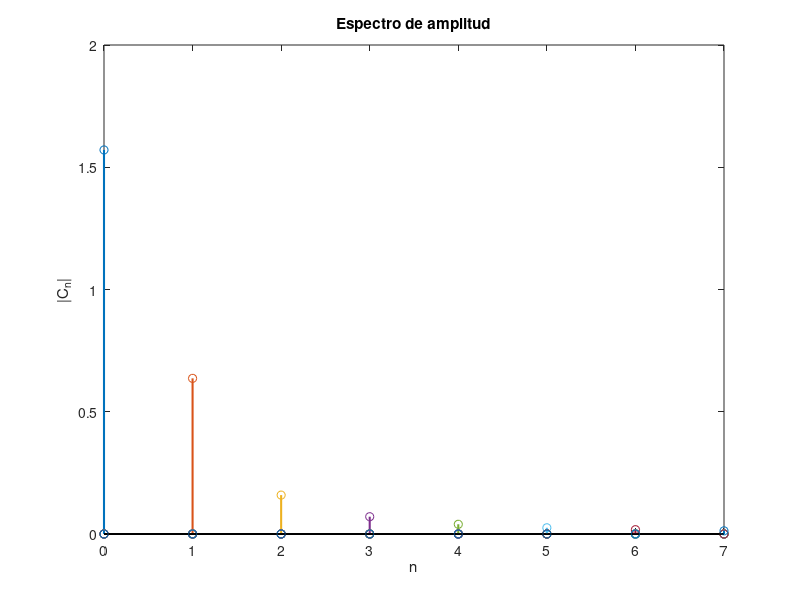

The MATLAB source for this figure:
%*************************************************************************%
%       DESCRIPCIÓN: EL SCRIPT REALIZA EL ESPECTRO DE AMPLITUD            %
%                                                                         %
%        ELABORADO POR: TRUJEQUE MATOS FARIDE Y MAY DÍAZ JOAN CARLOS      % 
%                FECHA DE MODIFICACIÓN: NOVIEMBRE 2021                    %
%*************************************************************************%
n=0:1:7; %se colocan los valores de n desde 0 hasta 7
y=zeros(1,8); %indica la cantidad de 0 que hay desde 1 hasta 8
y(1,1)=(pi./2); %se indica el valor que tiene Csubn en esa posición
stem(n,y,'LineWidth',1.5)
y=zeros(1,8);
y(1,2)=(2./pi);
hold on
stem(n,y,'LineWidth',1.5)
y=zeros(1,8);
y(1,3)=(1./(2*pi));
hold on
stem(n,y,'LineWidth',1.5)
y=zeros(1,8);
y(1,4)=(2./(9*pi));
hold on
stem(n,y,'LineWidth',1.5)
y=zeros(1,8);
y(1,5)=(1./(8*pi));
hold on
stem(n,y,'LineWidth',1.5)
y=zeros(1,8);
y(1,6)=(2./(25*pi));
hold on
stem(n,y,'LineWidth',1.5)
y=zeros(1,8);
y(1,7)=(1./(18*pi));
hold on
stem(n,y,'LineWidth',1.5)
y=zeros(1,8);
y(1,8)=(2./(49*pi));
hold on
stem(n,y,'LineWidth',1.5)
title("Espectro de amplitud");
ylabel("|C_{n}|");
xlabel("n");